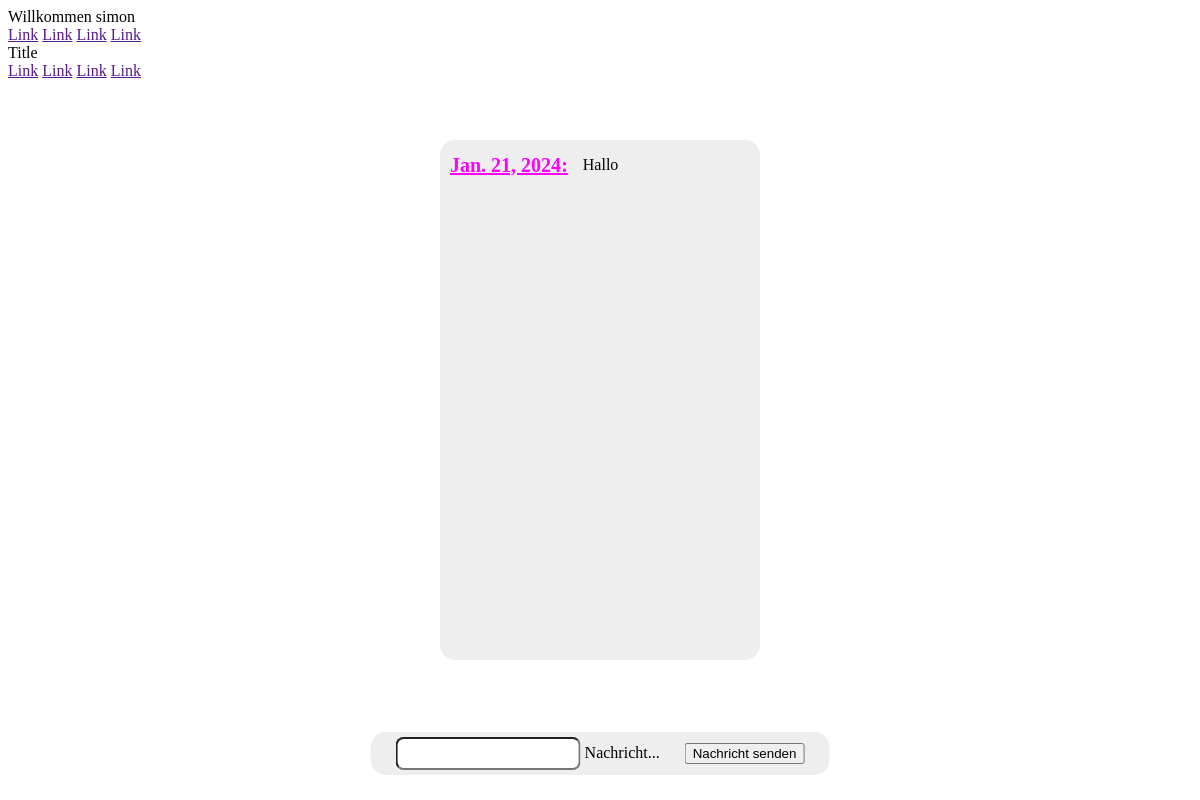
Page /chat/ (signed in) on the earlier database version.
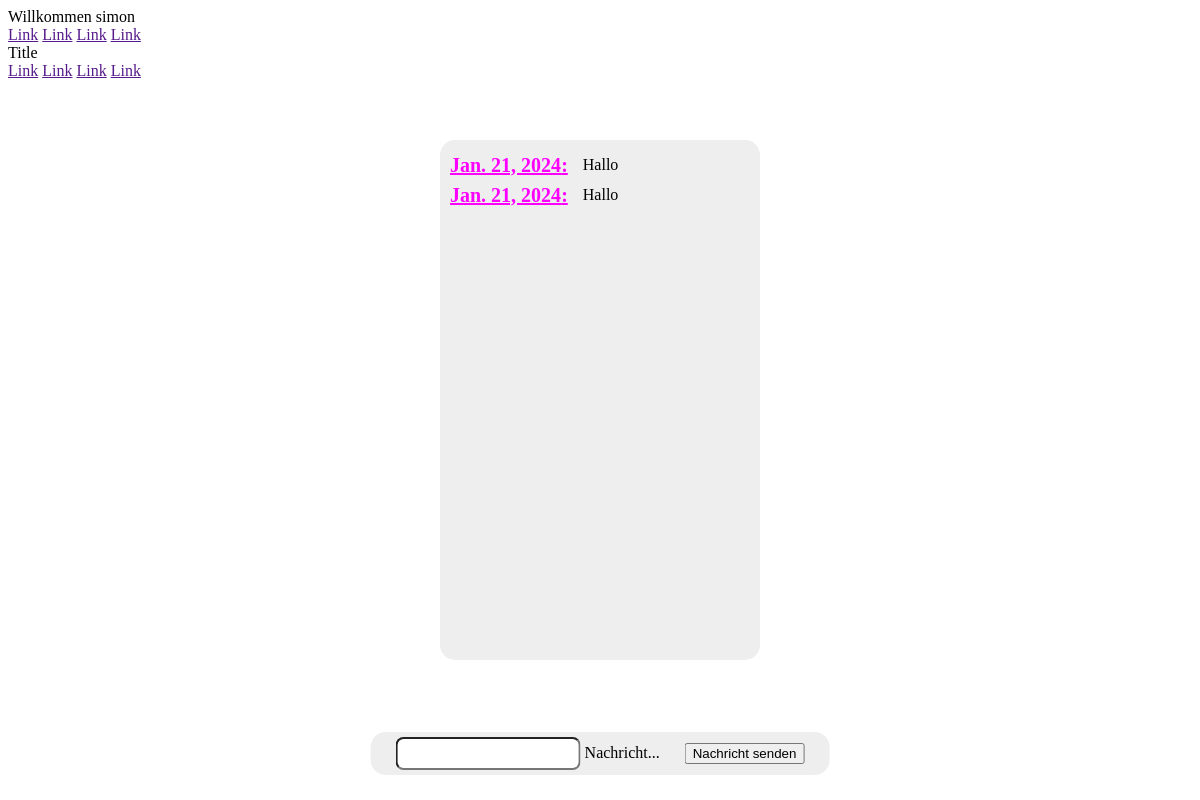
Same page on the later database version.
### chat/models.py (models this page shows)
class Message(models.Model):
    text = models.CharField(max_length=500)
    created_at = models.DateField(default=date.today)
    chat = models.ForeignKey(Chat, on_delete=models.CASCADE)
    author = models.ForeignKey(settings.AUTH_USER_MODEL, on_delete=models.CASCADE, related_name='author_message_set')
    receiver = models.ForeignKey(settings.AUTH_USER_MODEL, on_delete=models.CASCADE, related_name='receiver_message_set')

### chat/views.py (the view)
# urls.py: path('chat/', index),
def index(request):
    if request.method == 'POST':
        print(f'Recived data {request.POST["message"]}')
        Message.objects.create(text=request.POST["message"], chat=Chat.objects.get(id=2), author=request.user,
                               receiver=request.user)
    chatmessages = Message.objects.filter(chat__id=2)
    return render(request, 'index.html', {'messages': chatmessages})

### chat/templates/index.html (shortened to what this page needs)
{% extends "base.html" %}
{% block content %}
{% if request.user.is_authenticated %}
<section class="chat-frame">
    {% for message in messages %}
    <div class="single-message">
        <h1>{{ message.created_at }}:</h1>
        <p>{{ message.text }}</p>
    </div>
    {% endfor %}
</section>
<form class="chat-form" onsubmit="sendMessage(); return false;" method="post">
    <div class="mdl-textfield mdl-js-textfield mdl-textfield--floating-label">
        <input name="message" class="mdl-textfield__input" type="text" id="messageinput">
        <label class="mdl-textfield__label" for="sample3">Nachricht...</label>
    </div>
    <button class="mdl-button mdl-js-button mdl-button--raised mdl-js-ripple-effect mdl-button--accent">
        Nachricht senden
    </button>
</form>
{% else %}
<section class="else">
    <h2>Please log in!</h2>
    <h3>For log in click <a href="/login">here</a></h3>
</section>
{% endif %}
{% endblock %}

Differences in the rows shown:
added Message: created_at "Jan. 21, 2024", text "Hallo"
